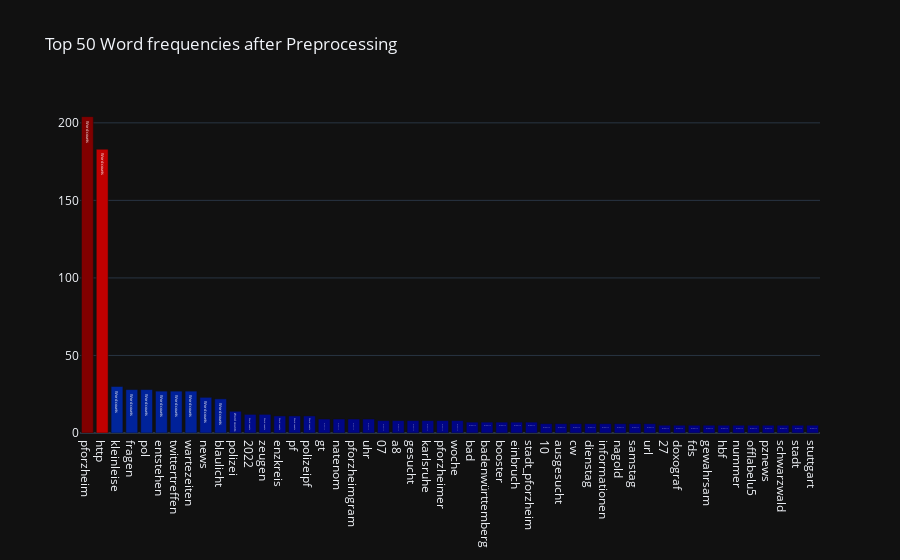

Source (notebook cell):
### Code cell
# Visualize word occurrences after preprocessing

feature_names = tf_vectorizer.get_feature_names()
count_vec = np.asarray(tf.sum(axis=0)).ravel()
zipped = list(zip(feature_names, count_vec))
x, y = (list(x) for x in zip(*sorted(zipped, key=lambda x: x[1], reverse=True)))
# Now I want to extract out on the top 15 and bottom 15 words
Y = np.concatenate([y[0:15], y[-16:-1]])
X = np.concatenate([x[0:15], x[-16:-1]])

# Plotting the Plot.ly plot for the Top 50 word frequencies
data = [go.Bar(
            x = x[0:50],
            y = y[0:50],
            marker= dict(colorscale='Jet',
                         color = y[0:50]
                        ),
            text='Word counts'
    )]

layout = go.Layout(
    title='Top 50 Word frequencies after Preprocessing'
)

fig = go.Figure(data=data, layout=layout)

py.iplot(fig, filename='basic-bar')

### Figure 1 — Plotly figure (JSON) as saved in the notebook; plotly's stock layout.template omitted (floating-point values rounded to 4 significant figures)
{"data": [{"marker": {"color": [204, 183, 30, 28, 28, 27, 27, 27, 23, 22, 14, 12, 12, 11, 11, 11, 9, 9, 9, 9, 8, 8, 8, 8, 8, 8, 7, 7, 7, 7, 7, 6, 6, 6, 6, 6, 6, 6, 6, 5, 5, 5, 5, 5, 5, 5, 5, 5, 5, 5], "colorscale": [[0.0, "rgb(0,0,131)"], [0.2, "rgb(0,60,170)"], [0.4, "rgb(5,255,255)"], [0.6, "rgb(255,255,0)"], [0.8, "rgb(250,0,0)"], [1.0, "rgb(128,0,0)"]]}, "text": "Word counts", "x": ["pforzheim", "http", "kleinleise", "fragen", "pol", "entstehen", "twittertreffen", "wartezeiten", "news", "blaulicht", "polizei", "2022", "zeugen", "enzkreis", "pf", "polizeipf", "gt", "natenom", "pforzheimgram", "uhr", "07", "a8", "gesucht", "karlsruhe", "pforzheimer", "woche", "bad", "badenwürttemberg", "booster", "einbruch", "stadt_pforzheim", "10", "ausgesucht", "cw", "dienstag", "informationen", "nagold", "samstag", "url", "27", "doxograf", "fds", "gewahrsam", "hbf", "nummer", "offlabelu5", "pznews", "schwarzwald", "stadt", "stuttgart"], "y": [204, 183, 30, 28, 28, 27, 27, 27, 23, 22, 14, 12, 12, 11, 11, 11, 9, 9, 9, 9, 8, 8, 8, 8, 8, 8, 7, 7, 7, 7, 7, 6, 6, 6, 6, 6, 6, 6, 6, 5, 5, 5, 5, 5, 5, 5, 5, 5, 5, 5], "type": "bar"}], "layout": {"title": {"text": "Top 50 Word frequencies after Preprocessing"}}}
